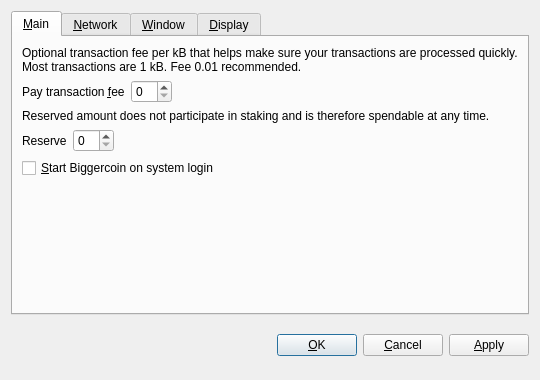
<?xml version="1.0" encoding="UTF-8"?>
<ui version="4.0">
 <class>OptionsDialog</class>
 <widget class="QDialog" name="OptionsDialog">
  <property name="geometry">
   <rect>
    <x>0</x>
    <y>0</y>
    <width>540</width>
    <height>380</height>
   </rect>
  </property>
  <property name="windowTitle">
   <string>Options</string>
  </property>
  <property name="modal">
   <bool>true</bool>
  </property>
  <layout class="QVBoxLayout" name="verticalLayout">
   <item>
    <widget class="QTabWidget" name="tabWidget">
     <property name="tabPosition">
      <enum>QTabWidget::North</enum>
     </property>
     <property name="currentIndex">
      <number>0</number>
     </property>
     <widget class="QWidget" name="tabMain">
      <attribute name="title">
       <string>&amp;Main</string>
      </attribute>
      <layout class="QVBoxLayout" name="verticalLayout_Main">
       <item>
        <widget class="QLabel" name="transactionFeeInfoLabel">
         <property name="text">
          <string>Optional transaction fee per kB that helps make sure your transactions are processed quickly. Most transactions are 1 kB. Fee 0.01 recommended.</string>
         </property>
         <property name="textFormat">
          <enum>Qt::PlainText</enum>
         </property>
         <property name="wordWrap">
          <bool>true</bool>
         </property>
        </widget>
       </item>
       <item>
        <layout class="QHBoxLayout" name="horizontalLayoutFee">
         <item>
          <widget class="QLabel" name="transactionFeeLabel">
           <property name="text">
            <string>Pay transaction &amp;fee</string>
           </property>
           <property name="textFormat">
            <enum>Qt::PlainText</enum>
           </property>
           <property name="buddy">
            <cstring>transactionFee</cstring>
           </property>
          </widget>
         </item>
         <item>
          <widget class="BitcoinAmountField" name="transactionFee"/>
         </item>
         <item>
          <spacer name="horizontalSpacerFee">
           <property name="orientation">
            <enum>Qt::Horizontal</enum>
           </property>
           <property name="sizeHint" stdset="0">
            <size>
             <width>40</width>
             <height>20</height>
            </size>
           </property>
          </spacer>
         </item>
        </layout>
       </item>
       <item>
        <widget class="QLabel" name="reserveBalanceInfoLabel">
         <property name="text">
          <string>Reserved amount does not participate in staking and is therefore spendable at any time.</string>
         </property>
         <property name="textFormat">
          <enum>Qt::PlainText</enum>
         </property>
         <property name="wordWrap">
          <bool>true</bool>
         </property>
        </widget>
       </item>
       <item>
        <layout class="QHBoxLayout" name="horizontalLayoutReserveBalance">
         <item>
          <widget class="QLabel" name="reserveBalanceLabel">
           <property name="text">
            <string>Reserve</string>
           </property>
           <property name="textFormat">
            <enum>Qt::PlainText</enum>
           </property>
           <property name="buddy">
            <cstring>reserveBalance</cstring>
           </property>
          </widget>
         </item>
         <item>
          <widget class="BitcoinAmountField" name="reserveBalance"/>
         </item>
         <item>
          <spacer name="horizontalSpacerReserveBalance">
           <property name="orientation">
            <enum>Qt::Horizontal</enum>
           </property>
           <property name="sizeHint" stdset="0">
            <size>
             <width>40</width>
             <height>20</height>
            </size>
           </property>
          </spacer>
         </item>
        </layout>
       </item>
       <item>
        <widget class="QCheckBox" name="bitcoinAtStartup">
         <property name="toolTip">
          <string>Automatically start Biggercoin after logging in to the system.</string>
         </property>
         <property name="text">
          <string>&amp;Start Biggercoin on system login</string>
         </property>
        </widget>
       </item>
       <item>
        <spacer name="verticalSpacer_Main">
         <property name="orientation">
          <enum>Qt::Vertical</enum>
         </property>
         <property name="sizeHint" stdset="0">
          <size>
           <width>20</width>
           <height>40</height>
          </size>
         </property>
        </spacer>
       </item>
      </layout>
     </widget>
     <widget class="QWidget" name="tabNetwork">
      <attribute name="title">
       <string>&amp;Network</string>
      </attribute>
      <layout class="QVBoxLayout" name="verticalLayout_Network">
       <item>
        <widget class="QCheckBox" name="mapPortUpnp">
         <property name="toolTip">
          <string>Automatically open the Biggercoin client port on the router. This only works when your router supports UPnP and it is enabled.</string>
         </property>
         <property name="text">
          <string>Map port using &amp;UPnP</string>
         </property>
        </widget>
       </item>
       <item>
        <widget class="QCheckBox" name="connectSocks">
         <property name="toolTip">
          <string>Connect to the Biggercoin network through a SOCKS proxy (e.g. when connecting through Tor).</string>
         </property>
         <property name="text">
          <string>&amp;Connect through SOCKS proxy:</string>
         </property>
        </widget>
       </item>
       <item>
        <layout class="QHBoxLayout" name="horizontalLayout_Network">
         <item>
          <widget class="QLabel" name="proxyIpLabel">
           <property name="text">
            <string>Proxy &amp;IP:</string>
           </property>
           <property name="textFormat">
            <enum>Qt::PlainText</enum>
           </property>
           <property name="buddy">
            <cstring>proxyIp</cstring>
           </property>
          </widget>
         </item>
         <item>
          <widget class="QValidatedLineEdit" name="proxyIp">
           <property name="maximumSize">
            <size>
             <width>140</width>
             <height>16777215</height>
            </size>
           </property>
           <property name="toolTip">
            <string>IP address of the proxy (e.g. 127.0.0.1)</string>
           </property>
          </widget>
         </item>
         <item>
          <widget class="QLabel" name="proxyPortLabel">
           <property name="text">
            <string>&amp;Port:</string>
           </property>
           <property name="textFormat">
            <enum>Qt::PlainText</enum>
           </property>
           <property name="buddy">
            <cstring>proxyPort</cstring>
           </property>
          </widget>
         </item>
         <item>
          <widget class="QLineEdit" name="proxyPort">
           <property name="maximumSize">
            <size>
             <width>55</width>
             <height>16777215</height>
            </size>
           </property>
           <property name="toolTip">
            <string>Port of the proxy (e.g. 9050)</string>
           </property>
          </widget>
         </item>
         <item>
          <widget class="QLabel" name="socksVersionLabel">
           <property name="text">
            <string>SOCKS &amp;Version:</string>
           </property>
           <property name="textFormat">
            <enum>Qt::PlainText</enum>
           </property>
           <property name="buddy">
            <cstring>socksVersion</cstring>
           </property>
          </widget>
         </item>
         <item>
          <widget class="QValueComboBox" name="socksVersion">
           <property name="toolTip">
            <string>SOCKS version of the proxy (e.g. 5)</string>
           </property>
          </widget>
         </item>
         <item>
          <spacer name="horizontalSpacer_Network">
           <property name="orientation">
            <enum>Qt::Horizontal</enum>
           </property>
           <property name="sizeHint" stdset="0">
            <size>
             <width>40</width>
             <height>20</height>
            </size>
           </property>
          </spacer>
         </item>
        </layout>
       </item>
       <item>
        <spacer name="verticalSpacer_Network">
         <property name="orientation">
          <enum>Qt::Vertical</enum>
         </property>
         <property name="sizeHint" stdset="0">
          <size>
           <width>20</width>
           <height>40</height>
          </size>
         </property>
        </spacer>
       </item>
      </layout>
     </widget>
     <widget class="QWidget" name="tabWindow">
      <attribute name="title">
       <string>&amp;Window</string>
      </attribute>
      <layout class="QVBoxLayout" name="verticalLayout_Window">
       <item>
        <widget class="QCheckBox" name="minimizeToTray">
         <property name="toolTip">
          <string>Show only a tray icon after minimizing the window.</string>
         </property>
         <property name="text">
          <string>&amp;Minimize to the tray instead of the taskbar</string>
         </property>
        </widget>
       </item>
       <item>
        <widget class="QCheckBox" name="minimizeOnClose">
         <property name="toolTip">
          <string>Minimize instead of exit the application when the window is closed. When this option is enabled, the application will be closed only after selecting Quit in the menu.</string>
         </property>
         <property name="text">
          <string>M&amp;inimize on close</string>
         </property>
        </widget>
       </item>
       <item>
        <spacer name="verticalSpacer_Window">
         <property name="orientation">
          <enum>Qt::Vertical</enum>
         </property>
         <property name="sizeHint" stdset="0">
          <size>
           <width>20</width>
           <height>40</height>
          </size>
         </property>
        </spacer>
       </item>
      </layout>
     </widget>
     <widget class="QWidget" name="tabDisplay">
      <attribute name="title">
       <string>&amp;Display</string>
      </attribute>
      <layout class="QVBoxLayout" name="verticalLayout_Display">
       <item>
        <layout class="QHBoxLayout" name="horizontalLayout_1_Display">
         <item>
          <widget class="QLabel" name="langLabel">
           <property name="text">
            <string>User Interface &amp;language:</string>
           </property>
           <property name="textFormat">
            <enum>Qt::PlainText</enum>
           </property>
           <property name="buddy">
            <cstring>lang</cstring>
           </property>
          </widget>
         </item>
         <item>
          <widget class="QValueComboBox" name="lang">
           <property name="toolTip">
            <string>The user interface language can be set here. This setting will take effect after restarting Biggercoin.</string>
           </property>
          </widget>
         </item>
        </layout>
       </item>
       <item>
        <layout class="QHBoxLayout" name="horizontalLayout_2_Display">
         <item>
          <widget class="QLabel" name="unitLabel">
           <property name="text">
            <string>&amp;Unit to show amounts in:</string>
           </property>
           <property name="textFormat">
            <enum>Qt::PlainText</enum>
           </property>
           <property name="buddy">
            <cstring>unit</cstring>
           </property>
          </widget>
         </item>
         <item>
          <widget class="QValueComboBox" name="unit">
           <property name="toolTip">
            <string>Choose the default subdivision unit to show in the interface and when sending coins.</string>
           </property>
          </widget>
         </item>
        </layout>
       </item>
       <item>
        <widget class="QCheckBox" name="displayAddresses">
         <property name="toolTip">
          <string>Whether to show Biggercoin addresses in the transaction list or not.</string>
         </property>
         <property name="text">
          <string>&amp;Display addresses in transaction list</string>
         </property>
        </widget>
       </item>
       <item>
        <widget class="QCheckBox" name="coinControlFeatures">
         <property name="toolTip">
          <string>Whether to show coin control features or not.</string>
         </property>
         <property name="text">
          <string>Display coin &amp;control features (experts only!)</string>
         </property>
        </widget>
       </item>
       <item>
        <spacer name="verticalSpacer_Display">
         <property name="orientation">
          <enum>Qt::Vertical</enum>
         </property>
         <property name="sizeHint" stdset="0">
          <size>
           <width>20</width>
           <height>40</height>
          </size>
         </property>
        </spacer>
       </item>
      </layout>
     </widget>
    </widget>
   </item>
   <item>
    <layout class="QHBoxLayout" name="horizontalLayout_Buttons">
     <item>
      <spacer name="horizontalSpacer_1">
       <property name="orientation">
        <enum>Qt::Horizontal</enum>
       </property>
       <property name="sizeHint" stdset="0">
        <size>
         <width>40</width>
         <height>48</height>
        </size>
       </property>
      </spacer>
     </item>
     <item>
      <widget class="QLabel" name="statusLabel">
       <property name="font">
        <font>
         <weight>75</weight>
         <bold>true</bold>
        </font>
       </property>
       <property name="text">
        <string/>
       </property>
       <property name="textFormat">
        <enum>Qt::PlainText</enum>
       </property>
       <property name="wordWrap">
        <bool>true</bool>
       </property>
      </widget>
     </item>
     <item>
      <spacer name="horizontalSpacer_2">
       <property name="orientation">
        <enum>Qt::Horizontal</enum>
       </property>
       <property name="sizeHint" stdset="0">
        <size>
         <width>40</width>
         <height>48</height>
        </size>
       </property>
      </spacer>
     </item>
     <item>
      <widget class="QPushButton" name="okButton">
       <property name="text">
        <string>&amp;OK</string>
       </property>
      </widget>
     </item>
     <item>
      <widget class="QPushButton" name="cancelButton">
       <property name="text">
        <string>&amp;Cancel</string>
       </property>
       <property name="autoDefault">
        <bool>false</bool>
       </property>
      </widget>
     </item>
     <item>
      <widget class="QPushButton" name="applyButton">
       <property name="text">
        <string>&amp;Apply</string>
       </property>
       <property name="autoDefault">
        <bool>false</bool>
       </property>
      </widget>
     </item>
    </layout>
   </item>
  </layout>
 </widget>
 <customwidgets>
  <customwidget>
   <class>BitcoinAmountField</class>
   <extends>QSpinBox</extends>
   <header>bitcoinamountfield.h</header>
  </customwidget>
  <customwidget>
   <class>QValueComboBox</class>
   <extends>QComboBox</extends>
   <header>qvaluecombobox.h</header>
  </customwidget>
  <customwidget>
   <class>QValidatedLineEdit</class>
   <extends>QLineEdit</extends>
   <header>qvalidatedlineedit.h</header>
  </customwidget>
 </customwidgets>
 <resources/>
 <connections/>
</ui>
